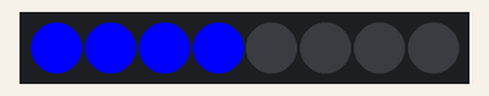
Recording of a sketch running on a simulated ATtiny85, built with avr-gcc and run on an emulated ATtiny85. Parts: 8 RGB LEDs in strip order, left to right.

Above: at 0.1 s.
At 10.9 s:
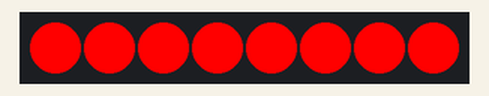
At 14.58 s:
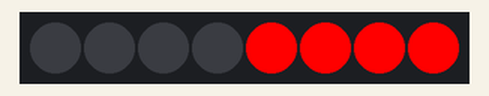
Timing chart, 0 to 40.0 s (numbered marks = the images above):
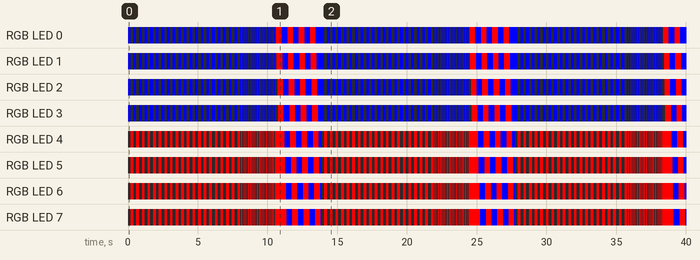

The sketch:

policelights_3-14.ino
```cpp
#include <Adafruit_NeoPixel.h>
#ifdef __AVR__
  #include <avr/power.h>
#endif

#define PIN 2

// Parameter 1 = number of pixels in strip
// Parameter 2 = Arduino pin number (most are valid)
// Parameter 3 = pixel type flags, add together as needed:
//   NEO_KHZ800  800 KHz bitstream (most NeoPixel products w/WS2812 LEDs)
//   NEO_KHZ400  400 KHz (classic 'v1' (not v2) FLORA pixels, WS2811 drivers)
//   NEO_GRB     Pixels are wired for GRB bitstream (most NeoPixel products)
//   NEO_RGB     Pixels are wired for RGB bitstream (v1 FLORA pixels, not v2)
//   NEO_RGBW    Pixels are wired for RGBW bitstream (NeoPixel RGBW products)
Adafruit_NeoPixel strip = Adafruit_NeoPixel(8, PIN, NEO_GRBW + NEO_KHZ800);

// IMPORTANT: To reduce NeoPixel burnout risk, add 1000 uF capacitor across
// pixel power leads, add 300 - 500 Ohm resistor on first pixel's data input
// and minimize distance between Arduino and first pixel.  Avoid connecting
// on a live circuit...if you must, connect GND first.

void setup() {
  // This is for Trinket 5V 16MHz, you can remove these three lines if you are not using a Trinket
  #if defined (__AVR_ATtiny85__)
    if (F_CPU == 16000000) clock_prescale_set(clock_div_1);
  #endif
  // End of trinket special code


  strip.begin();
  strip.show(); // Initialize all pixels to 'off'
}

void loop() {
  /*
   * For strip.Color(R, G, B), use 0-255 to set intensity
   * for each color (R)ed, (G)reen, (B)lue
   *
   * The last number is a delay 0-255 range.
   */

  //this is the queue for Neopixel light actions
  WigWag2(strip.Color(0, 0, 255), strip.Color(255, 0, 0), 200); // Blue and Red
  WigWag2(strip.Color(0, 0, 255), strip.Color(255, 0, 0), 63); // Blue and Red
  colorWipe(strip.Color(255, 0, 0), 50); // Red
  colorWipe(strip.Color(0, 0, 255), 50); // Blue
  colorWipe(strip.Color(255, 0, 0), 50); // Red
  colorWipe(strip.Color(0, 0, 255), 50); // Blue
  colorWipe(strip.Color(255, 0, 0), 50); // Red
  colorWipe(strip.Color(0, 0, 255), 50); // Blue
  colorWipe(strip.Color(255, 0, 0), 50); // Red
  colorWipe(strip.Color(0, 0, 255), 50); // Blue
  ClearLights();
  delay(1);
}

//this code is adapted from bigboystoys13 project at https://create.arduino.cc/projecthub/bigboystoys13/led-emergency-lights-using-ws2812-rgb-led-module-9800de
void WigWag2(uint32_t c, uint32_t c2, uint8_t wait) {
  for (int j = 0; j < 20; j++) { // The j<# determines how many cycles
    for (int i = 0; i < strip.numPixels(); i = i + 1) {
      strip.setPixelColor(i, c);
    }
    for (int i = (strip.numPixels() / 2); i < strip.numPixels(); i = i + 1) {
      strip.setPixelColor(i, 0);
    }
    strip.show();
    delay(wait);

    for (int i = 0; i < strip.numPixels(); i = i + 1) {
      strip.setPixelColor(i, 0);
    }
    for (int i = (strip.numPixels() / 2); i < strip.numPixels(); i = i + 1) {
      strip.setPixelColor(i, c2);
    }
    strip.show();
    delay(wait);
  }
}

void ClearLights() {
  for (int i = 0; i < strip.numPixels(); i = i + 1) {
    strip.setPixelColor(i, 0);    //turn every pixel off
  }
  strip.show();
}

// Fill the dots one after the other with a color
void colorWipe(uint32_t c, uint8_t wait) {
  for(uint16_t i=0; i<strip.numPixels(); i++) {
    strip.setPixelColor(i, c);
    strip.show();
    delay(wait);
  }
}
```

Measured:
- by itself, RGB LED 0: off → RGB(0, 0, 255) at 0.00 s, → off 0.20 s later, → RGB(0, 0, 255) 0.20 s later, → off 0.20 s later, … (258 changes in this stretch)
- by itself, RGB LED 1: off → RGB(0, 0, 255) at 0.00 s, → off 0.20 s later, → RGB(0, 0, 255) 0.20 s later, → off 0.20 s later, … (258 changes in this stretch)
- by itself, everything shown: repeats every 13.9 s, in 140 steps
